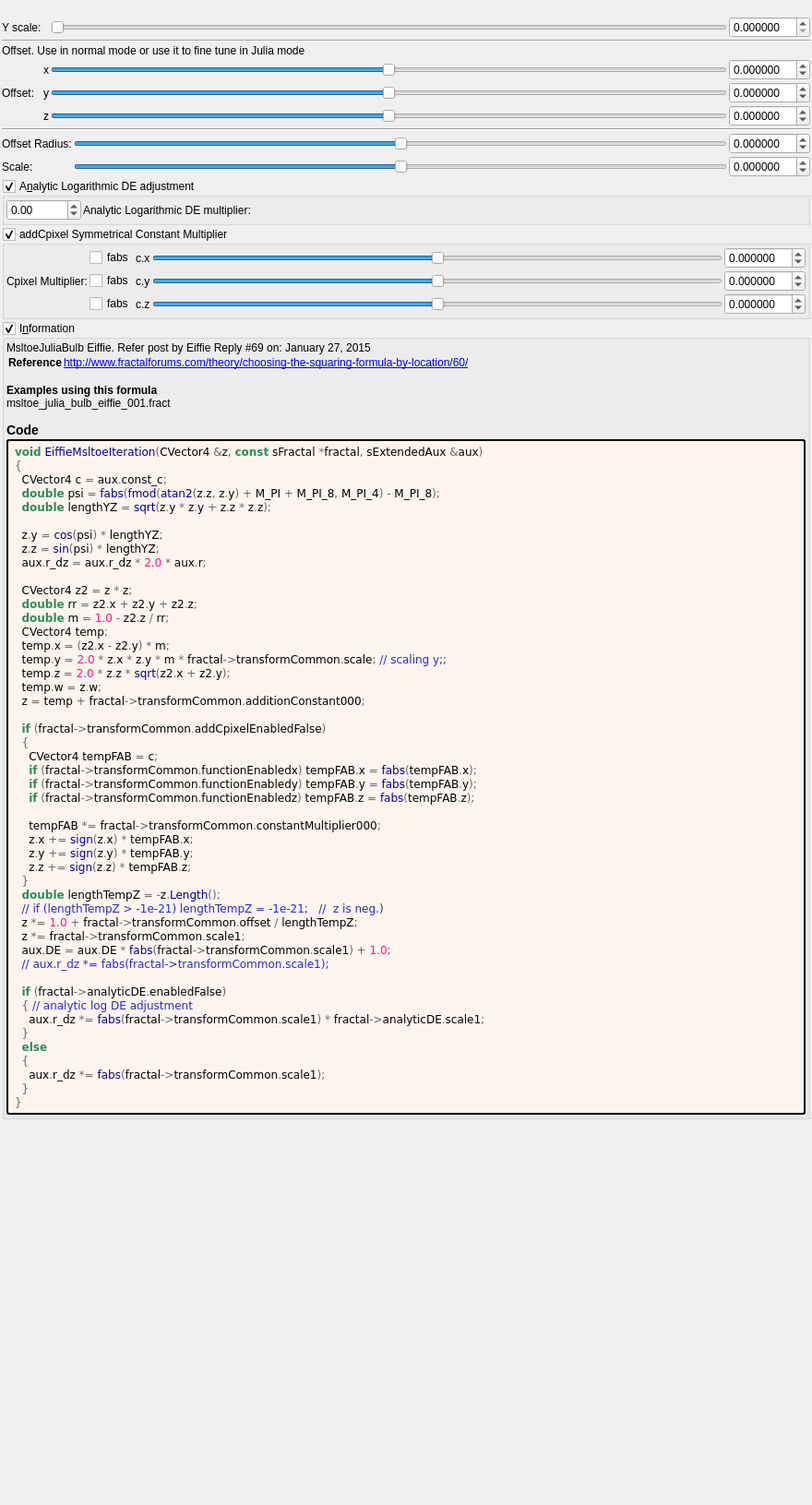
<?xml version="1.0" encoding="UTF-8"?>
<ui version="4.0">
 <class>eiffie_msltoe</class>
 <widget class="QWidget" name="Form">
  <property name="geometry">
   <rect>
    <x>0</x>
    <y>0</y>
    <width>880</width>
    <height>1631</height>
   </rect>
  </property>
  <property name="windowTitle">
   <string notr="true">eiffie_msltoe</string>
  </property>
  <layout class="QVBoxLayout" name="verticalLayout">
   <property name="spacing">
    <number>2</number>
   </property>
   <property name="leftMargin">
    <number>2</number>
   </property>
   <property name="topMargin">
    <number>2</number>
   </property>
   <property name="rightMargin">
    <number>2</number>
   </property>
   <property name="bottomMargin">
    <number>2</number>
   </property>
   <item>
    <widget class="QLabel" name="label">
     <property name="text">
      <string/>
     </property>
    </widget>
   </item>
   <item>
    <layout class="QGridLayout" name="gridLayout_64">
     <property name="spacing">
      <number>2</number>
     </property>
     <item row="7" column="1" colspan="4">
      <layout class="QGridLayout" name="gridLayout_3">
       <property name="spacing">
        <number>2</number>
       </property>
       <item row="1" column="2">
        <widget class="MyDoubleSpinBox" name="spinbox_transf_scale_1">
         <property name="sizePolicy">
          <sizepolicy hsizetype="Minimum" vsizetype="Maximum">
           <horstretch>0</horstretch>
           <verstretch>0</verstretch>
          </sizepolicy>
         </property>
         <property name="prefix">
          <string/>
         </property>
         <property name="suffix">
          <string/>
         </property>
         <property name="decimals">
          <number>6</number>
         </property>
         <property name="minimum">
          <double>-99.998999999999995</double>
         </property>
         <property name="maximum">
          <double>99.998999999999995</double>
         </property>
         <property name="singleStep">
          <double>0.100000000000000</double>
         </property>
        </widget>
       </item>
       <item row="0" column="1">
        <widget class="QSlider" name="slider_transf_offset">
         <property name="sizePolicy">
          <sizepolicy hsizetype="Expanding" vsizetype="Maximum">
           <horstretch>0</horstretch>
           <verstretch>0</verstretch>
          </sizepolicy>
         </property>
         <property name="minimum">
          <number>-5000000</number>
         </property>
         <property name="maximum">
          <number>5000000</number>
         </property>
         <property name="value">
          <number>0</number>
         </property>
         <property name="sliderPosition">
          <number>0</number>
         </property>
         <property name="orientation">
          <enum>Qt::Horizontal</enum>
         </property>
        </widget>
       </item>
       <item row="1" column="1">
        <widget class="QSlider" name="slider_transf_scale_1">
         <property name="sizePolicy">
          <sizepolicy hsizetype="Expanding" vsizetype="Maximum">
           <horstretch>0</horstretch>
           <verstretch>0</verstretch>
          </sizepolicy>
         </property>
         <property name="minimum">
          <number>-5000000</number>
         </property>
         <property name="maximum">
          <number>5000000</number>
         </property>
         <property name="value">
          <number>0</number>
         </property>
         <property name="sliderPosition">
          <number>0</number>
         </property>
         <property name="orientation">
          <enum>Qt::Horizontal</enum>
         </property>
        </widget>
       </item>
       <item row="0" column="2">
        <widget class="MyDoubleSpinBox" name="spinbox_transf_offset">
         <property name="sizePolicy">
          <sizepolicy hsizetype="Minimum" vsizetype="Maximum">
           <horstretch>0</horstretch>
           <verstretch>0</verstretch>
          </sizepolicy>
         </property>
         <property name="prefix">
          <string/>
         </property>
         <property name="suffix">
          <string/>
         </property>
         <property name="decimals">
          <number>6</number>
         </property>
         <property name="minimum">
          <double>-99.998999999999995</double>
         </property>
         <property name="maximum">
          <double>99.998999999999995</double>
         </property>
         <property name="singleStep">
          <double>0.100000000000000</double>
         </property>
         <property name="value">
          <double>0.000000000000000</double>
         </property>
        </widget>
       </item>
       <item row="1" column="0">
        <widget class="QLabel" name="label_147">
         <property name="text">
          <string>Scale:</string>
         </property>
        </widget>
       </item>
       <item row="0" column="0">
        <widget class="QLabel" name="label_146">
         <property name="text">
          <string>Offset Radius:</string>
         </property>
        </widget>
       </item>
      </layout>
     </item>
     <item row="0" column="4">
      <widget class="MyDoubleSpinBox" name="spinbox_transf_scale">
       <property name="sizePolicy">
        <sizepolicy hsizetype="Minimum" vsizetype="Maximum">
         <horstretch>0</horstretch>
         <verstretch>0</verstretch>
        </sizepolicy>
       </property>
       <property name="prefix">
        <string/>
       </property>
       <property name="suffix">
        <string/>
       </property>
       <property name="decimals">
        <number>6</number>
       </property>
       <property name="minimum">
        <double>0.000000000000000</double>
       </property>
       <property name="maximum">
        <double>99.998999999999995</double>
       </property>
       <property name="singleStep">
        <double>0.100000000000000</double>
       </property>
      </widget>
     </item>
     <item row="5" column="2">
      <widget class="QLabel" name="label_266">
       <property name="text">
        <string notr="true">z</string>
       </property>
      </widget>
     </item>
     <item row="5" column="3">
      <widget class="QSlider" name="slider3_transf_addition_constant_z">
       <property name="sizePolicy">
        <sizepolicy hsizetype="Expanding" vsizetype="Maximum">
         <horstretch>0</horstretch>
         <verstretch>0</verstretch>
        </sizepolicy>
       </property>
       <property name="minimum">
        <number>-5000000</number>
       </property>
       <property name="maximum">
        <number>5000000</number>
       </property>
       <property name="singleStep">
        <number>1</number>
       </property>
       <property name="orientation">
        <enum>Qt::Horizontal</enum>
       </property>
      </widget>
     </item>
     <item row="0" column="3">
      <widget class="QSlider" name="slider_transf_scale">
       <property name="sizePolicy">
        <sizepolicy hsizetype="Expanding" vsizetype="Maximum">
         <horstretch>0</horstretch>
         <verstretch>0</verstretch>
        </sizepolicy>
       </property>
       <property name="minimum">
        <number>0</number>
       </property>
       <property name="maximum">
        <number>1000000</number>
       </property>
       <property name="singleStep">
        <number>1</number>
       </property>
       <property name="pageStep">
        <number>100</number>
       </property>
       <property name="orientation">
        <enum>Qt::Horizontal</enum>
       </property>
      </widget>
     </item>
     <item row="4" column="3">
      <widget class="QSlider" name="slider3_transf_addition_constant_y">
       <property name="sizePolicy">
        <sizepolicy hsizetype="Expanding" vsizetype="Maximum">
         <horstretch>0</horstretch>
         <verstretch>0</verstretch>
        </sizepolicy>
       </property>
       <property name="minimum">
        <number>-5000000</number>
       </property>
       <property name="maximum">
        <number>5000000</number>
       </property>
       <property name="singleStep">
        <number>1</number>
       </property>
       <property name="orientation">
        <enum>Qt::Horizontal</enum>
       </property>
      </widget>
     </item>
     <item row="1" column="1" colspan="4">
      <widget class="Line" name="line">
       <property name="orientation">
        <enum>Qt::Horizontal</enum>
       </property>
      </widget>
     </item>
     <item row="3" column="4">
      <widget class="MyDoubleSpinBox" name="spinbox3_transf_addition_constant_x">
       <property name="sizePolicy">
        <sizepolicy hsizetype="Minimum" vsizetype="Maximum">
         <horstretch>0</horstretch>
         <verstretch>0</verstretch>
        </sizepolicy>
       </property>
       <property name="prefix">
        <string/>
       </property>
       <property name="suffix">
        <string/>
       </property>
       <property name="decimals">
        <number>6</number>
       </property>
       <property name="minimum">
        <double>-99.989999999999995</double>
       </property>
       <property name="maximum">
        <double>99.989999999999995</double>
       </property>
       <property name="singleStep">
        <double>0.100000000000000</double>
       </property>
      </widget>
     </item>
     <item row="4" column="2">
      <widget class="QLabel" name="label_264">
       <property name="text">
        <string notr="true">y</string>
       </property>
      </widget>
     </item>
     <item row="3" column="2">
      <widget class="QLabel" name="label_257">
       <property name="text">
        <string notr="true">x</string>
       </property>
      </widget>
     </item>
     <item row="5" column="4">
      <widget class="MyDoubleSpinBox" name="spinbox3_transf_addition_constant_z">
       <property name="sizePolicy">
        <sizepolicy hsizetype="Minimum" vsizetype="Maximum">
         <horstretch>0</horstretch>
         <verstretch>0</verstretch>
        </sizepolicy>
       </property>
       <property name="prefix">
        <string/>
       </property>
       <property name="suffix">
        <string/>
       </property>
       <property name="decimals">
        <number>6</number>
       </property>
       <property name="minimum">
        <double>-99.989999999999995</double>
       </property>
       <property name="maximum">
        <double>99.989999999999995</double>
       </property>
       <property name="singleStep">
        <double>0.100000000000000</double>
       </property>
      </widget>
     </item>
     <item row="4" column="4">
      <widget class="MyDoubleSpinBox" name="spinbox3_transf_addition_constant_y">
       <property name="sizePolicy">
        <sizepolicy hsizetype="Minimum" vsizetype="Maximum">
         <horstretch>0</horstretch>
         <verstretch>0</verstretch>
        </sizepolicy>
       </property>
       <property name="prefix">
        <string/>
       </property>
       <property name="suffix">
        <string/>
       </property>
       <property name="decimals">
        <number>6</number>
       </property>
       <property name="minimum">
        <double>-99.989999999999995</double>
       </property>
       <property name="maximum">
        <double>99.989999999999995</double>
       </property>
       <property name="singleStep">
        <double>0.100000000000000</double>
       </property>
      </widget>
     </item>
     <item row="6" column="1" colspan="4">
      <widget class="Line" name="line_2">
       <property name="orientation">
        <enum>Qt::Horizontal</enum>
       </property>
      </widget>
     </item>
     <item row="4" column="1">
      <widget class="QLabel" name="label_267">
       <property name="text">
        <string>Offset:</string>
       </property>
      </widget>
     </item>
     <item row="2" column="1" colspan="4">
      <widget class="QLabel" name="label_2">
       <property name="text">
        <string>Offset. Use in normal mode or use it to fine tune in Julia mode</string>
       </property>
      </widget>
     </item>
     <item row="3" column="3">
      <widget class="QSlider" name="slider3_transf_addition_constant_x">
       <property name="sizePolicy">
        <sizepolicy hsizetype="Preferred" vsizetype="Preferred">
         <horstretch>0</horstretch>
         <verstretch>0</verstretch>
        </sizepolicy>
       </property>
       <property name="minimum">
        <number>-5000000</number>
       </property>
       <property name="maximum">
        <number>5000000</number>
       </property>
       <property name="singleStep">
        <number>1</number>
       </property>
       <property name="orientation">
        <enum>Qt::Horizontal</enum>
       </property>
      </widget>
     </item>
     <item row="0" column="1">
      <widget class="QLabel" name="label_8">
       <property name="text">
        <string>Y scale:</string>
       </property>
      </widget>
     </item>
    </layout>
   </item>
   <item>
    <widget class="MyGroupBox" name="groupCheck_analyticDE_enabled_false">
     <property name="toolTip">
      <string/>
     </property>
     <property name="title">
      <string>A&amp;nalytic Logarithmic DE adjustment</string>
     </property>
     <property name="checkable">
      <bool>true</bool>
     </property>
     <layout class="QVBoxLayout" name="verticalLayout_52">
      <property name="spacing">
       <number>2</number>
      </property>
      <property name="leftMargin">
       <number>2</number>
      </property>
      <property name="topMargin">
       <number>2</number>
      </property>
      <property name="rightMargin">
       <number>2</number>
      </property>
      <property name="bottomMargin">
       <number>2</number>
      </property>
      <item>
       <layout class="QGridLayout" name="gridLayout_26">
        <property name="spacing">
         <number>2</number>
        </property>
        <item row="0" column="0">
         <widget class="MyDoubleSpinBox" name="spinbox_analyticDE_scale_1">
          <property name="sizePolicy">
           <sizepolicy hsizetype="Minimum" vsizetype="Maximum">
            <horstretch>0</horstretch>
            <verstretch>0</verstretch>
           </sizepolicy>
          </property>
          <property name="prefix">
           <string/>
          </property>
          <property name="suffix">
           <string/>
          </property>
          <property name="decimals">
           <number>2</number>
          </property>
          <property name="minimum">
           <double>-36000.000000000000000</double>
          </property>
          <property name="maximum">
           <double>36000.000000000000000</double>
          </property>
          <property name="singleStep">
           <double>0.100000000000000</double>
          </property>
         </widget>
        </item>
        <item row="0" column="1">
         <widget class="QLabel" name="label_176">
          <property name="text">
           <string>Analytic Logarithmic DE multiplier:</string>
          </property>
         </widget>
        </item>
        <item row="0" column="2">
         <spacer name="horizontalSpacer">
          <property name="orientation">
           <enum>Qt::Horizontal</enum>
          </property>
          <property name="sizeHint" stdset="0">
           <size>
            <width>40</width>
            <height>20</height>
           </size>
          </property>
         </spacer>
        </item>
       </layout>
      </item>
     </layout>
    </widget>
   </item>
   <item>
    <widget class="MyGroupBox" name="groupCheck_transf_addCpixel_enabled_false">
     <property name="toolTip">
      <string>&lt;html&gt;&lt;head/&gt;&lt;body&gt;&lt;p&gt;Cpixel is CVector3 c = ( c.x, c.y, c.z). It is each original point (pixel) in 3D space where the iteration starts from, ( c = original z for each point .) It is commonly found in formula structures z = f(z) + c.&lt;/p&gt;&lt;p&gt;The Cpixel multiplier effectively scales this point &amp;quot;c&amp;quot; towards the origin.&lt;/p&gt;&lt;p&gt;This transform allows the addition or subtraction of Cpixel, dependent on whether z is postive or negative.&lt;/p&gt;&lt;p&gt;e.g if &lt;span style=&quot; font-style:italic;&quot;&gt;z.x&lt;/span&gt; is positive then &lt;span style=&quot; font-style:italic;&quot;&gt;fabs(c.x)&lt;/span&gt; is added, if &lt;span style=&quot; font-style:italic;&quot;&gt;z.x&lt;/span&gt; is negative then &lt;span style=&quot; font-style:italic;&quot;&gt;fabs(c)&lt;/span&gt; is subtracted. &lt;/p&gt;&lt;p&gt;Also try negative addCpixel constant multipliers.&lt;/p&gt;&lt;p&gt;If checkBoxes are disabled then Cpixel remains signed.&lt;/p&gt;&lt;p&gt;&lt;br/&gt;&lt;/p&gt;&lt;/body&gt;&lt;/html&gt;</string>
     </property>
     <property name="title">
      <string>addCpixel Symmetrical Constant Multiplier</string>
     </property>
     <property name="checkable">
      <bool>true</bool>
     </property>
     <layout class="QVBoxLayout" name="verticalLayout_49">
      <property name="spacing">
       <number>2</number>
      </property>
      <property name="leftMargin">
       <number>2</number>
      </property>
      <property name="topMargin">
       <number>2</number>
      </property>
      <property name="rightMargin">
       <number>2</number>
      </property>
      <property name="bottomMargin">
       <number>2</number>
      </property>
      <item>
       <layout class="QGridLayout" name="gridLayout_23">
        <property name="spacing">
         <number>2</number>
        </property>
        <item row="0" column="4">
         <widget class="MyDoubleSpinBox" name="spinbox3_transf_constant_multiplier_000_x">
          <property name="sizePolicy">
           <sizepolicy hsizetype="Minimum" vsizetype="Maximum">
            <horstretch>0</horstretch>
            <verstretch>0</verstretch>
           </sizepolicy>
          </property>
          <property name="prefix">
           <string/>
          </property>
          <property name="suffix">
           <string/>
          </property>
          <property name="decimals">
           <number>6</number>
          </property>
          <property name="minimum">
           <double>-99.989999999999995</double>
          </property>
          <property name="maximum">
           <double>99.989999999999995</double>
          </property>
          <property name="singleStep">
           <double>0.100000000000000</double>
          </property>
         </widget>
        </item>
        <item row="0" column="2">
         <widget class="QLabel" name="label_109">
          <property name="text">
           <string notr="true">c.x</string>
          </property>
         </widget>
        </item>
        <item row="1" column="4">
         <widget class="MyDoubleSpinBox" name="spinbox3_transf_constant_multiplier_000_y">
          <property name="sizePolicy">
           <sizepolicy hsizetype="Minimum" vsizetype="Maximum">
            <horstretch>0</horstretch>
            <verstretch>0</verstretch>
           </sizepolicy>
          </property>
          <property name="prefix">
           <string/>
          </property>
          <property name="suffix">
           <string/>
          </property>
          <property name="decimals">
           <number>6</number>
          </property>
          <property name="minimum">
           <double>-99.989999999999995</double>
          </property>
          <property name="maximum">
           <double>99.989999999999995</double>
          </property>
          <property name="singleStep">
           <double>0.100000000000000</double>
          </property>
         </widget>
        </item>
        <item row="2" column="4">
         <widget class="MyDoubleSpinBox" name="spinbox3_transf_constant_multiplier_000_z">
          <property name="sizePolicy">
           <sizepolicy hsizetype="Minimum" vsizetype="Maximum">
            <horstretch>0</horstretch>
            <verstretch>0</verstretch>
           </sizepolicy>
          </property>
          <property name="prefix">
           <string/>
          </property>
          <property name="suffix">
           <string/>
          </property>
          <property name="decimals">
           <number>6</number>
          </property>
          <property name="minimum">
           <double>-99.989999999999995</double>
          </property>
          <property name="maximum">
           <double>99.989999999999995</double>
          </property>
          <property name="singleStep">
           <double>0.100000000000000</double>
          </property>
         </widget>
        </item>
        <item row="1" column="2">
         <widget class="QLabel" name="label_110">
          <property name="text">
           <string notr="true">c.y</string>
          </property>
         </widget>
        </item>
        <item row="2" column="2">
         <widget class="QLabel" name="label_111">
          <property name="text">
           <string notr="true">c.z</string>
          </property>
         </widget>
        </item>
        <item row="0" column="3">
         <widget class="QSlider" name="slider3_transf_constant_multiplier_000_x">
          <property name="sizePolicy">
           <sizepolicy hsizetype="Expanding" vsizetype="Maximum">
            <horstretch>0</horstretch>
            <verstretch>0</verstretch>
           </sizepolicy>
          </property>
          <property name="minimum">
           <number>-10000000</number>
          </property>
          <property name="maximum">
           <number>10000000</number>
          </property>
          <property name="value">
           <number>0</number>
          </property>
          <property name="sliderPosition">
           <number>0</number>
          </property>
          <property name="orientation">
           <enum>Qt::Horizontal</enum>
          </property>
         </widget>
        </item>
        <item row="2" column="1">
         <widget class="QCheckBox" name="checkBox_transf_function_enabledz">
          <property name="text">
           <string notr="true">fabs</string>
          </property>
         </widget>
        </item>
        <item row="1" column="3">
         <widget class="QSlider" name="slider3_transf_constant_multiplier_000_y">
          <property name="sizePolicy">
           <sizepolicy hsizetype="Expanding" vsizetype="Maximum">
            <horstretch>0</horstretch>
            <verstretch>0</verstretch>
           </sizepolicy>
          </property>
          <property name="minimum">
           <number>-10000000</number>
          </property>
          <property name="maximum">
           <number>10000000</number>
          </property>
          <property name="value">
           <number>0</number>
          </property>
          <property name="sliderPosition">
           <number>0</number>
          </property>
          <property name="orientation">
           <enum>Qt::Horizontal</enum>
          </property>
         </widget>
        </item>
        <item row="0" column="1">
         <widget class="QCheckBox" name="checkBox_transf_function_enabledx">
          <property name="text">
           <string notr="true">fabs</string>
          </property>
         </widget>
        </item>
        <item row="2" column="3">
         <widget class="QSlider" name="slider3_transf_constant_multiplier_000_z">
          <property name="sizePolicy">
           <sizepolicy hsizetype="Expanding" vsizetype="Maximum">
            <horstretch>0</horstretch>
            <verstretch>0</verstretch>
           </sizepolicy>
          </property>
          <property name="minimum">
           <number>-10000000</number>
          </property>
          <property name="maximum">
           <number>10000000</number>
          </property>
          <property name="value">
           <number>0</number>
          </property>
          <property name="sliderPosition">
           <number>0</number>
          </property>
          <property name="orientation">
           <enum>Qt::Horizontal</enum>
          </property>
         </widget>
        </item>
        <item row="1" column="1">
         <widget class="QCheckBox" name="checkBox_transf_function_enabledy">
          <property name="text">
           <string notr="true">fabs</string>
          </property>
         </widget>
        </item>
        <item row="1" column="0">
         <widget class="QLabel" name="label_112">
          <property name="text">
           <string>Cpixel Multiplier:</string>
          </property>
         </widget>
        </item>
       </layout>
      </item>
     </layout>
    </widget>
   </item>
   <item>
    <widget class="MyGroupBox" name="groupCheck_info">
     <property name="title">
      <string>I&amp;nformation</string>
     </property>
     <property name="flat">
      <bool>false</bool>
     </property>
     <property name="checkable">
      <bool>true</bool>
     </property>
     <layout class="QVBoxLayout" name="verticalLayout_2">
      <property name="spacing">
       <number>2</number>
      </property>
      <property name="leftMargin">
       <number>2</number>
      </property>
      <property name="topMargin">
       <number>2</number>
      </property>
      <property name="rightMargin">
       <number>2</number>
      </property>
      <property name="bottomMargin">
       <number>2</number>
      </property>
      <item>
	   <widget class="QLabel" name="label_information_general">
	    <property name="text">
		 <string notr="true">&lt;p&gt;MsltoeJuliaBulb Eiffie. Refer post by Eiffie    Reply #69 on: January 27, 2015&lt;/p&gt;&lt;table&gt;
&lt;tr&gt;&lt;th&gt;Reference&lt;/th&gt;&lt;td&gt;&lt;a href=&quot;http://www.fractalforums.com/theory/choosing-the-squaring-formula-by-location/60/&quot;&gt;http://www.fractalforums.com/theory/choosing-the-squaring-formula-by-location/60/&lt;br&gt;
&lt;/td&gt;&lt;/tr&gt;
&lt;/table&gt;
&lt;br&gt;&lt;b&gt;Examples using this formula&lt;/b&gt;&lt;br&gt;msltoe_julia_bulb_eiffie_001.fract&lt;h3&gt;Code&lt;/h3&gt;</string>
		</property>
		<property name="wordWrap">
		 <bool>true</bool>
		</property>
		<property name="openExternalLinks">
		 <bool>true</bool>
		</property>
		<property name="textInteractionFlags">
		 <set>Qt::LinksAccessibleByMouse|Qt::TextSelectableByMouse</set>
		</property>
		</widget>
	   </item>
	   <item>
	    <widget class="QLabel" name="label_code_content">
		 <property name="text">
		  <string notr="true">&lt;body style=&quot;background-color:#fff5ee&quot;&gt;
&lt;pre style=&quot;color:#000000; background-color:#fff5ee;  font-family:'Courier New',monospace;&quot;&gt;&lt;span style=&quot;color:#2e8b57; font-weight:bold&quot;&gt;void&lt;/span&gt; &lt;span style=&quot;color:#00008f&quot;&gt;EiffieMsltoeIteration&lt;/span&gt;&lt;span style=&quot;color:#676767&quot;&gt;(&lt;/span&gt;CVector4 &lt;span style=&quot;color:#676767&quot;&gt;&amp;amp;&lt;/span&gt;z&lt;span style=&quot;color:#676767&quot;&gt;,&lt;/span&gt; &lt;span style=&quot;color:#2e8b57; font-weight:bold&quot;&gt;const&lt;/span&gt; sFractal &lt;span style=&quot;color:#676767&quot;&gt;*&lt;/span&gt;fractal&lt;span style=&quot;color:#676767&quot;&gt;,&lt;/span&gt; sExtendedAux &lt;span style=&quot;color:#676767&quot;&gt;&amp;amp;&lt;/span&gt;aux&lt;span style=&quot;color:#676767&quot;&gt;)&lt;/span&gt;
&lt;span style=&quot;color:#676767&quot;&gt;{&lt;/span&gt;
  CVector4 c &lt;span style=&quot;color:#676767&quot;&gt;=&lt;/span&gt; aux&lt;span style=&quot;color:#676767&quot;&gt;.&lt;/span&gt;const_c&lt;span style=&quot;color:#676767&quot;&gt;;&lt;/span&gt;
  &lt;span style=&quot;color:#2e8b57; font-weight:bold&quot;&gt;double&lt;/span&gt; psi &lt;span style=&quot;color:#676767&quot;&gt;=&lt;/span&gt; &lt;span style=&quot;color:#00008f&quot;&gt;fabs&lt;/span&gt;&lt;span style=&quot;color:#676767&quot;&gt;(&lt;/span&gt;&lt;span style=&quot;color:#00008f&quot;&gt;fmod&lt;/span&gt;&lt;span style=&quot;color:#676767&quot;&gt;(&lt;/span&gt;&lt;span style=&quot;color:#00008f&quot;&gt;atan2&lt;/span&gt;&lt;span style=&quot;color:#676767&quot;&gt;(&lt;/span&gt;z&lt;span style=&quot;color:#676767&quot;&gt;.&lt;/span&gt;z&lt;span style=&quot;color:#676767&quot;&gt;,&lt;/span&gt; z&lt;span style=&quot;color:#676767&quot;&gt;.&lt;/span&gt;y&lt;span style=&quot;color:#676767&quot;&gt;) +&lt;/span&gt; M_PI &lt;span style=&quot;color:#676767&quot;&gt;+&lt;/span&gt; M_PI_8&lt;span style=&quot;color:#676767&quot;&gt;,&lt;/span&gt; M_PI_4&lt;span style=&quot;color:#676767&quot;&gt;) -&lt;/span&gt; M_PI_8&lt;span style=&quot;color:#676767&quot;&gt;);&lt;/span&gt;
  &lt;span style=&quot;color:#2e8b57; font-weight:bold&quot;&gt;double&lt;/span&gt; lengthYZ &lt;span style=&quot;color:#676767&quot;&gt;=&lt;/span&gt; &lt;span style=&quot;color:#00008f&quot;&gt;sqrt&lt;/span&gt;&lt;span style=&quot;color:#676767&quot;&gt;(&lt;/span&gt;z&lt;span style=&quot;color:#676767&quot;&gt;.&lt;/span&gt;y &lt;span style=&quot;color:#676767&quot;&gt;*&lt;/span&gt; z&lt;span style=&quot;color:#676767&quot;&gt;.&lt;/span&gt;y &lt;span style=&quot;color:#676767&quot;&gt;+&lt;/span&gt; z&lt;span style=&quot;color:#676767&quot;&gt;.&lt;/span&gt;z &lt;span style=&quot;color:#676767&quot;&gt;*&lt;/span&gt; z&lt;span style=&quot;color:#676767&quot;&gt;.&lt;/span&gt;z&lt;span style=&quot;color:#676767&quot;&gt;);&lt;/span&gt;

  z&lt;span style=&quot;color:#676767&quot;&gt;.&lt;/span&gt;y &lt;span style=&quot;color:#676767&quot;&gt;=&lt;/span&gt; &lt;span style=&quot;color:#00008f&quot;&gt;cos&lt;/span&gt;&lt;span style=&quot;color:#676767&quot;&gt;(&lt;/span&gt;psi&lt;span style=&quot;color:#676767&quot;&gt;) *&lt;/span&gt; lengthYZ&lt;span style=&quot;color:#676767&quot;&gt;;&lt;/span&gt;
  z&lt;span style=&quot;color:#676767&quot;&gt;.&lt;/span&gt;z &lt;span style=&quot;color:#676767&quot;&gt;=&lt;/span&gt; &lt;span style=&quot;color:#00008f&quot;&gt;sin&lt;/span&gt;&lt;span style=&quot;color:#676767&quot;&gt;(&lt;/span&gt;psi&lt;span style=&quot;color:#676767&quot;&gt;) *&lt;/span&gt; lengthYZ&lt;span style=&quot;color:#676767&quot;&gt;;&lt;/span&gt;
  aux&lt;span style=&quot;color:#676767&quot;&gt;.&lt;/span&gt;r_dz &lt;span style=&quot;color:#676767&quot;&gt;=&lt;/span&gt; aux&lt;span style=&quot;color:#676767&quot;&gt;.&lt;/span&gt;r_dz &lt;span style=&quot;color:#676767&quot;&gt;*&lt;/span&gt; &lt;span style=&quot;color:#ff1493&quot;&gt;2.0&lt;/span&gt; &lt;span style=&quot;color:#676767&quot;&gt;*&lt;/span&gt; aux&lt;span style=&quot;color:#676767&quot;&gt;.&lt;/span&gt;r&lt;span style=&quot;color:#676767&quot;&gt;;&lt;/span&gt;

  CVector4 z2 &lt;span style=&quot;color:#676767&quot;&gt;=&lt;/span&gt; z &lt;span style=&quot;color:#676767&quot;&gt;*&lt;/span&gt; z&lt;span style=&quot;color:#676767&quot;&gt;;&lt;/span&gt;
  &lt;span style=&quot;color:#2e8b57; font-weight:bold&quot;&gt;double&lt;/span&gt; rr &lt;span style=&quot;color:#676767&quot;&gt;=&lt;/span&gt; z2&lt;span style=&quot;color:#676767&quot;&gt;.&lt;/span&gt;x &lt;span style=&quot;color:#676767&quot;&gt;+&lt;/span&gt; z2&lt;span style=&quot;color:#676767&quot;&gt;.&lt;/span&gt;y &lt;span style=&quot;color:#676767&quot;&gt;+&lt;/span&gt; z2&lt;span style=&quot;color:#676767&quot;&gt;.&lt;/span&gt;z&lt;span style=&quot;color:#676767&quot;&gt;;&lt;/span&gt;
  &lt;span style=&quot;color:#2e8b57; font-weight:bold&quot;&gt;double&lt;/span&gt; m &lt;span style=&quot;color:#676767&quot;&gt;=&lt;/span&gt; &lt;span style=&quot;color:#ff1493&quot;&gt;1.0&lt;/span&gt; &lt;span style=&quot;color:#676767&quot;&gt;-&lt;/span&gt; z2&lt;span style=&quot;color:#676767&quot;&gt;.&lt;/span&gt;z &lt;span style=&quot;color:#676767&quot;&gt;/&lt;/span&gt; rr&lt;span style=&quot;color:#676767&quot;&gt;;&lt;/span&gt;
  CVector4 temp&lt;span style=&quot;color:#676767&quot;&gt;;&lt;/span&gt;
  temp&lt;span style=&quot;color:#676767&quot;&gt;.&lt;/span&gt;x &lt;span style=&quot;color:#676767&quot;&gt;= (&lt;/span&gt;z2&lt;span style=&quot;color:#676767&quot;&gt;.&lt;/span&gt;x &lt;span style=&quot;color:#676767&quot;&gt;-&lt;/span&gt; z2&lt;span style=&quot;color:#676767&quot;&gt;.&lt;/span&gt;y&lt;span style=&quot;color:#676767&quot;&gt;) *&lt;/span&gt; m&lt;span style=&quot;color:#676767&quot;&gt;;&lt;/span&gt;
  temp&lt;span style=&quot;color:#676767&quot;&gt;.&lt;/span&gt;y &lt;span style=&quot;color:#676767&quot;&gt;=&lt;/span&gt; &lt;span style=&quot;color:#ff1493&quot;&gt;2.0&lt;/span&gt; &lt;span style=&quot;color:#676767&quot;&gt;*&lt;/span&gt; z&lt;span style=&quot;color:#676767&quot;&gt;.&lt;/span&gt;x &lt;span style=&quot;color:#676767&quot;&gt;*&lt;/span&gt; z&lt;span style=&quot;color:#676767&quot;&gt;.&lt;/span&gt;y &lt;span style=&quot;color:#676767&quot;&gt;*&lt;/span&gt; m &lt;span style=&quot;color:#676767&quot;&gt;*&lt;/span&gt; fractal&lt;span style=&quot;color:#676767&quot;&gt;-&amp;gt;&lt;/span&gt;transformCommon&lt;span style=&quot;color:#676767&quot;&gt;.&lt;/span&gt;scale&lt;span style=&quot;color:#676767&quot;&gt;;&lt;/span&gt; &lt;span style=&quot;color:#2929cc&quot;&gt;// scaling y;;&lt;/span&gt;
  temp&lt;span style=&quot;color:#676767&quot;&gt;.&lt;/span&gt;z &lt;span style=&quot;color:#676767&quot;&gt;=&lt;/span&gt; &lt;span style=&quot;color:#ff1493&quot;&gt;2.0&lt;/span&gt; &lt;span style=&quot;color:#676767&quot;&gt;*&lt;/span&gt; z&lt;span style=&quot;color:#676767&quot;&gt;.&lt;/span&gt;z &lt;span style=&quot;color:#676767&quot;&gt;*&lt;/span&gt; &lt;span style=&quot;color:#00008f&quot;&gt;sqrt&lt;/span&gt;&lt;span style=&quot;color:#676767&quot;&gt;(&lt;/span&gt;z2&lt;span style=&quot;color:#676767&quot;&gt;.&lt;/span&gt;x &lt;span style=&quot;color:#676767&quot;&gt;+&lt;/span&gt; z2&lt;span style=&quot;color:#676767&quot;&gt;.&lt;/span&gt;y&lt;span style=&quot;color:#676767&quot;&gt;);&lt;/span&gt;
  temp&lt;span style=&quot;color:#676767&quot;&gt;.&lt;/span&gt;w &lt;span style=&quot;color:#676767&quot;&gt;=&lt;/span&gt; z&lt;span style=&quot;color:#676767&quot;&gt;.&lt;/span&gt;w&lt;span style=&quot;color:#676767&quot;&gt;;&lt;/span&gt;
  z &lt;span style=&quot;color:#676767&quot;&gt;=&lt;/span&gt; temp &lt;span style=&quot;color:#676767&quot;&gt;+&lt;/span&gt; fractal&lt;span style=&quot;color:#676767&quot;&gt;-&amp;gt;&lt;/span&gt;transformCommon&lt;span style=&quot;color:#676767&quot;&gt;.&lt;/span&gt;additionConstant000&lt;span style=&quot;color:#676767&quot;&gt;;&lt;/span&gt;

  &lt;span style=&quot;color:#2e8b57; font-weight:bold&quot;&gt;if&lt;/span&gt; &lt;span style=&quot;color:#676767&quot;&gt;(&lt;/span&gt;fractal&lt;span style=&quot;color:#676767&quot;&gt;-&amp;gt;&lt;/span&gt;transformCommon&lt;span style=&quot;color:#676767&quot;&gt;.&lt;/span&gt;addCpixelEnabledFalse&lt;span style=&quot;color:#676767&quot;&gt;)&lt;/span&gt;
  &lt;span style=&quot;color:#676767&quot;&gt;{&lt;/span&gt;
    CVector4 tempFAB &lt;span style=&quot;color:#676767&quot;&gt;=&lt;/span&gt; c&lt;span style=&quot;color:#676767&quot;&gt;;&lt;/span&gt;
    &lt;span style=&quot;color:#2e8b57; font-weight:bold&quot;&gt;if&lt;/span&gt; &lt;span style=&quot;color:#676767&quot;&gt;(&lt;/span&gt;fractal&lt;span style=&quot;color:#676767&quot;&gt;-&amp;gt;&lt;/span&gt;transformCommon&lt;span style=&quot;color:#676767&quot;&gt;.&lt;/span&gt;functionEnabledx&lt;span style=&quot;color:#676767&quot;&gt;)&lt;/span&gt; tempFAB&lt;span style=&quot;color:#676767&quot;&gt;.&lt;/span&gt;x &lt;span style=&quot;color:#676767&quot;&gt;=&lt;/span&gt; &lt;span style=&quot;color:#00008f&quot;&gt;fabs&lt;/span&gt;&lt;span style=&quot;color:#676767&quot;&gt;(&lt;/span&gt;tempFAB&lt;span style=&quot;color:#676767&quot;&gt;.&lt;/span&gt;x&lt;span style=&quot;color:#676767&quot;&gt;);&lt;/span&gt;
    &lt;span style=&quot;color:#2e8b57; font-weight:bold&quot;&gt;if&lt;/span&gt; &lt;span style=&quot;color:#676767&quot;&gt;(&lt;/span&gt;fractal&lt;span style=&quot;color:#676767&quot;&gt;-&amp;gt;&lt;/span&gt;transformCommon&lt;span style=&quot;color:#676767&quot;&gt;.&lt;/span&gt;functionEnabledy&lt;span style=&quot;color:#676767&quot;&gt;)&lt;/span&gt; tempFAB&lt;span style=&quot;color:#676767&quot;&gt;.&lt;/span&gt;y &lt;span style=&quot;color:#676767&quot;&gt;=&lt;/span&gt; &lt;span style=&quot;color:#00008f&quot;&gt;fabs&lt;/span&gt;&lt;span style=&quot;color:#676767&quot;&gt;(&lt;/span&gt;tempFAB&lt;span style=&quot;color:#676767&quot;&gt;.&lt;/span&gt;y&lt;span style=&quot;color:#676767&quot;&gt;);&lt;/span&gt;
    &lt;span style=&quot;color:#2e8b57; font-weight:bold&quot;&gt;if&lt;/span&gt; &lt;span style=&quot;color:#676767&quot;&gt;(&lt;/span&gt;fractal&lt;span style=&quot;color:#676767&quot;&gt;-&amp;gt;&lt;/span&gt;transformCommon&lt;span style=&quot;color:#676767&quot;&gt;.&lt;/span&gt;functionEnabledz&lt;span style=&quot;color:#676767&quot;&gt;)&lt;/span&gt; tempFAB&lt;span style=&quot;color:#676767&quot;&gt;.&lt;/span&gt;z &lt;span style=&quot;color:#676767&quot;&gt;=&lt;/span&gt; &lt;span style=&quot;color:#00008f&quot;&gt;fabs&lt;/span&gt;&lt;span style=&quot;color:#676767&quot;&gt;(&lt;/span&gt;tempFAB&lt;span style=&quot;color:#676767&quot;&gt;.&lt;/span&gt;z&lt;span style=&quot;color:#676767&quot;&gt;);&lt;/span&gt;

    tempFAB &lt;span style=&quot;color:#676767&quot;&gt;*=&lt;/span&gt; fractal&lt;span style=&quot;color:#676767&quot;&gt;-&amp;gt;&lt;/span&gt;transformCommon&lt;span style=&quot;color:#676767&quot;&gt;.&lt;/span&gt;constantMultiplier000&lt;span style=&quot;color:#676767&quot;&gt;;&lt;/span&gt;
    z&lt;span style=&quot;color:#676767&quot;&gt;.&lt;/span&gt;x &lt;span style=&quot;color:#676767&quot;&gt;+=&lt;/span&gt; &lt;span style=&quot;color:#00008f&quot;&gt;sign&lt;/span&gt;&lt;span style=&quot;color:#676767&quot;&gt;(&lt;/span&gt;z&lt;span style=&quot;color:#676767&quot;&gt;.&lt;/span&gt;x&lt;span style=&quot;color:#676767&quot;&gt;) *&lt;/span&gt; tempFAB&lt;span style=&quot;color:#676767&quot;&gt;.&lt;/span&gt;x&lt;span style=&quot;color:#676767&quot;&gt;;&lt;/span&gt;
    z&lt;span style=&quot;color:#676767&quot;&gt;.&lt;/span&gt;y &lt;span style=&quot;color:#676767&quot;&gt;+=&lt;/span&gt; &lt;span style=&quot;color:#00008f&quot;&gt;sign&lt;/span&gt;&lt;span style=&quot;color:#676767&quot;&gt;(&lt;/span&gt;z&lt;span style=&quot;color:#676767&quot;&gt;.&lt;/span&gt;y&lt;span style=&quot;color:#676767&quot;&gt;) *&lt;/span&gt; tempFAB&lt;span style=&quot;color:#676767&quot;&gt;.&lt;/span&gt;y&lt;span style=&quot;color:#676767&quot;&gt;;&lt;/span&gt;
    z&lt;span style=&quot;color:#676767&quot;&gt;.&lt;/span&gt;z &lt;span style=&quot;color:#676767&quot;&gt;+=&lt;/span&gt; &lt;span style=&quot;color:#00008f&quot;&gt;sign&lt;/span&gt;&lt;span style=&quot;color:#676767&quot;&gt;(&lt;/span&gt;z&lt;span style=&quot;color:#676767&quot;&gt;.&lt;/span&gt;z&lt;span style=&quot;color:#676767&quot;&gt;) *&lt;/span&gt; tempFAB&lt;span style=&quot;color:#676767&quot;&gt;.&lt;/span&gt;z&lt;span style=&quot;color:#676767&quot;&gt;;&lt;/span&gt;
  &lt;span style=&quot;color:#676767&quot;&gt;}&lt;/span&gt;
  &lt;span style=&quot;color:#2e8b57; font-weight:bold&quot;&gt;double&lt;/span&gt; lengthTempZ &lt;span style=&quot;color:#676767&quot;&gt;= -&lt;/span&gt;z&lt;span style=&quot;color:#676767&quot;&gt;.&lt;/span&gt;&lt;span style=&quot;color:#00008f&quot;&gt;Length&lt;/span&gt;&lt;span style=&quot;color:#676767&quot;&gt;();&lt;/span&gt;
  &lt;span style=&quot;color:#2929cc&quot;&gt;// if (lengthTempZ &amp;gt; -1e-21) lengthTempZ = -1e-21;   //  z is neg.)&lt;/span&gt;
  z &lt;span style=&quot;color:#676767&quot;&gt;*=&lt;/span&gt; &lt;span style=&quot;color:#ff1493&quot;&gt;1.0&lt;/span&gt; &lt;span style=&quot;color:#676767&quot;&gt;+&lt;/span&gt; fractal&lt;span style=&quot;color:#676767&quot;&gt;-&amp;gt;&lt;/span&gt;transformCommon&lt;span style=&quot;color:#676767&quot;&gt;.&lt;/span&gt;offset &lt;span style=&quot;color:#676767&quot;&gt;/&lt;/span&gt; lengthTempZ&lt;span style=&quot;color:#676767&quot;&gt;;&lt;/span&gt;
  z &lt;span style=&quot;color:#676767&quot;&gt;*=&lt;/span&gt; fractal&lt;span style=&quot;color:#676767&quot;&gt;-&amp;gt;&lt;/span&gt;transformCommon&lt;span style=&quot;color:#676767&quot;&gt;.&lt;/span&gt;scale1&lt;span style=&quot;color:#676767&quot;&gt;;&lt;/span&gt;
  aux&lt;span style=&quot;color:#676767&quot;&gt;.&lt;/span&gt;DE &lt;span style=&quot;color:#676767&quot;&gt;=&lt;/span&gt; aux&lt;span style=&quot;color:#676767&quot;&gt;.&lt;/span&gt;DE &lt;span style=&quot;color:#676767&quot;&gt;*&lt;/span&gt; &lt;span style=&quot;color:#00008f&quot;&gt;fabs&lt;/span&gt;&lt;span style=&quot;color:#676767&quot;&gt;(&lt;/span&gt;fractal&lt;span style=&quot;color:#676767&quot;&gt;-&amp;gt;&lt;/span&gt;transformCommon&lt;span style=&quot;color:#676767&quot;&gt;.&lt;/span&gt;scale1&lt;span style=&quot;color:#676767&quot;&gt;) +&lt;/span&gt; &lt;span style=&quot;color:#ff1493&quot;&gt;1.0&lt;/span&gt;&lt;span style=&quot;color:#676767&quot;&gt;;&lt;/span&gt;
  &lt;span style=&quot;color:#2929cc&quot;&gt;// aux.r_dz *= fabs(fractal-&amp;gt;transformCommon.scale1);&lt;/span&gt;

  &lt;span style=&quot;color:#2e8b57; font-weight:bold&quot;&gt;if&lt;/span&gt; &lt;span style=&quot;color:#676767&quot;&gt;(&lt;/span&gt;fractal&lt;span style=&quot;color:#676767&quot;&gt;-&amp;gt;&lt;/span&gt;analyticDE&lt;span style=&quot;color:#676767&quot;&gt;.&lt;/span&gt;enabledFalse&lt;span style=&quot;color:#676767&quot;&gt;)&lt;/span&gt;
  &lt;span style=&quot;color:#676767&quot;&gt;{&lt;/span&gt; &lt;span style=&quot;color:#2929cc&quot;&gt;// analytic log DE adjustment&lt;/span&gt;
    aux&lt;span style=&quot;color:#676767&quot;&gt;.&lt;/span&gt;r_dz &lt;span style=&quot;color:#676767&quot;&gt;*=&lt;/span&gt; &lt;span style=&quot;color:#00008f&quot;&gt;fabs&lt;/span&gt;&lt;span style=&quot;color:#676767&quot;&gt;(&lt;/span&gt;fractal&lt;span style=&quot;color:#676767&quot;&gt;-&amp;gt;&lt;/span&gt;transformCommon&lt;span style=&quot;color:#676767&quot;&gt;.&lt;/span&gt;scale1&lt;span style=&quot;color:#676767&quot;&gt;) *&lt;/span&gt; fractal&lt;span style=&quot;color:#676767&quot;&gt;-&amp;gt;&lt;/span&gt;analyticDE&lt;span style=&quot;color:#676767&quot;&gt;.&lt;/span&gt;scale1&lt;span style=&quot;color:#676767&quot;&gt;;&lt;/span&gt;
  &lt;span style=&quot;color:#676767&quot;&gt;}&lt;/span&gt;
  &lt;span style=&quot;color:#2e8b57; font-weight:bold&quot;&gt;else&lt;/span&gt;
  &lt;span style=&quot;color:#676767&quot;&gt;{&lt;/span&gt;
    aux&lt;span style=&quot;color:#676767&quot;&gt;.&lt;/span&gt;r_dz &lt;span style=&quot;color:#676767&quot;&gt;*=&lt;/span&gt; &lt;span style=&quot;color:#00008f&quot;&gt;fabs&lt;/span&gt;&lt;span style=&quot;color:#676767&quot;&gt;(&lt;/span&gt;fractal&lt;span style=&quot;color:#676767&quot;&gt;-&amp;gt;&lt;/span&gt;transformCommon&lt;span style=&quot;color:#676767&quot;&gt;.&lt;/span&gt;scale1&lt;span style=&quot;color:#676767&quot;&gt;);&lt;/span&gt;
  &lt;span style=&quot;color:#676767&quot;&gt;}&lt;/span&gt;
&lt;span style=&quot;color:#676767&quot;&gt;}&lt;/span&gt;
&lt;/pre&gt;
&lt;/body&gt;</string>
		 </property>
		 <property name="wordWrap">
		  <bool>true</bool>
		 </property>
		 <property name="openExternalLinks">
		  <bool>true</bool>
		 </property>
		 <property name="textInteractionFlags">
		  <set>Qt::LinksAccessibleByMouse|Qt::TextSelectableByMouse</set>
		 </property>
		 <property name="styleSheet">
		  <string notr="true">border-style: outset; border-width: 2px; border-radius: 3px; border-color: black; background-color: #fff5ee; padding: 4px;</string>
		  </property>
		 </widget>
		</item>
	   </layout>
    </widget>
   </item>
   <item>
    <spacer name="verticalSpacer">
     <property name="orientation">
      <enum>Qt::Vertical</enum>
     </property>
     <property name="sizeHint" stdset="0">
      <size>
       <width>20</width>
       <height>40</height>
      </size>
     </property>
    </spacer>
   </item>
  </layout>
 </widget>
 <customwidgets>
  <customwidget>
   <class>MyGroupBox</class>
   <extends>QGroupBox</extends>
   <header>my_group_box.h</header>
   <container>1</container>
  </customwidget>
  <customwidget>
   <class>MyDoubleSpinBox</class>
   <extends>QDoubleSpinBox</extends>
   <header>my_double_spin_box.h</header>
  </customwidget>
 </customwidgets>
 <tabstops>
  <tabstop>slider_transf_scale</tabstop>
  <tabstop>spinbox_transf_scale</tabstop>
  <tabstop>slider3_transf_addition_constant_x</tabstop>
  <tabstop>spinbox3_transf_addition_constant_x</tabstop>
  <tabstop>slider3_transf_addition_constant_y</tabstop>
  <tabstop>spinbox3_transf_addition_constant_y</tabstop>
  <tabstop>slider3_transf_addition_constant_z</tabstop>
  <tabstop>spinbox3_transf_addition_constant_z</tabstop>
  <tabstop>slider_transf_offset</tabstop>
  <tabstop>spinbox_transf_offset</tabstop>
  <tabstop>slider_transf_scale_1</tabstop>
  <tabstop>spinbox_transf_scale_1</tabstop>
  <tabstop>groupCheck_analyticDE_enabled_false</tabstop>
  <tabstop>spinbox_analyticDE_scale_1</tabstop>
  <tabstop>groupCheck_transf_addCpixel_enabled_false</tabstop>
  <tabstop>checkBox_transf_function_enabledx</tabstop>
  <tabstop>slider3_transf_constant_multiplier_000_x</tabstop>
  <tabstop>spinbox3_transf_constant_multiplier_000_x</tabstop>
  <tabstop>checkBox_transf_function_enabledy</tabstop>
  <tabstop>slider3_transf_constant_multiplier_000_y</tabstop>
  <tabstop>spinbox3_transf_constant_multiplier_000_y</tabstop>
  <tabstop>checkBox_transf_function_enabledz</tabstop>
  <tabstop>slider3_transf_constant_multiplier_000_z</tabstop>
  <tabstop>spinbox3_transf_constant_multiplier_000_z</tabstop>
  <tabstop>groupCheck_info</tabstop>
 </tabstops>
 <resources/>
 <connections/>
</ui>
